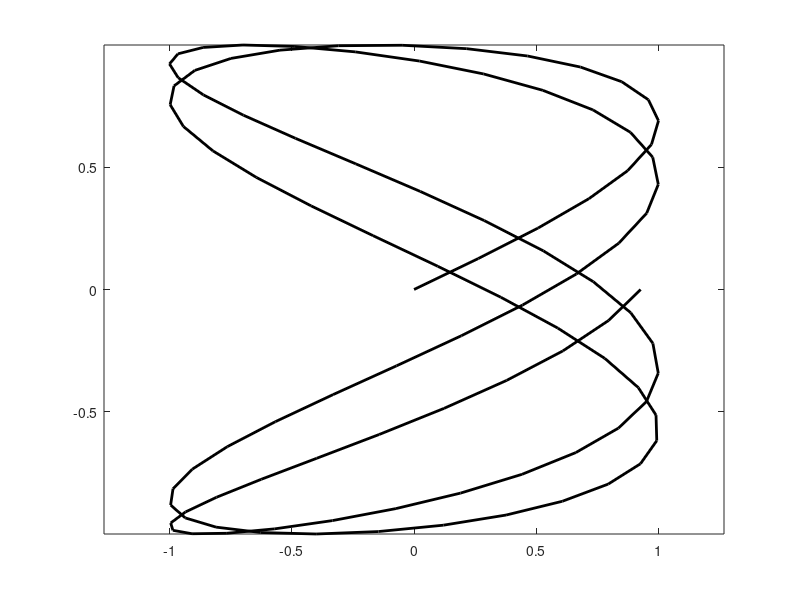

MATLAB code for this plot: (Note: this script raises an error after producing the figure.)
clear; clc; close all;
%% Problem 2(c)
a = 4; b = 2;
delta = pi/3;
n = 100;

t = linspace(0,2*pi,n);
x = sin(a*t*delta);
y = sin(b*t);

u = zeros(1,n-2);
v = zeros(1,n-2);
xy = [x; y];
diff = xy(:,2:end)-xy(:,1:end-1);

%%% YOUR CODE TO COMPUTE GRADIENT HERE %%%
%%% END HOMEWORK PROBLEM %%%

figure;
plot(x,y,'linewidth',2,'color','black'); hold on;
quiver(x(2:end-1),y(2:end-1),u,v,'linewidth',1,'color','red');
axis equal;

%% Problem 2(d)
%%% YOUR CODE TO COMPUTE KAPPA HERE %%%
%%% END HOMEWORK PROBLEM %%%

figure;
X = x(2:end-1);
Y = y(2:end-1);
Z = zeros(size(kappa));
surface([X;X],[Y;Y],[Z;Z],[kappa;kappa],...
    'edgecolor', 'interp', 'linewidth',2);
axis equal;
colorbar;

%% Problem 2(e)
t0 = 0;
t1 = pi*1.25;
nSamples = 100;
nSteps = 20;

% We provide a few examples of curves to try
%curveFunction = @(t) [(cos(t)-cos(3*t).^3); (sin(t)-sin(3*t).^3)]';
%curveFunction = @(t) [cos(t);sin(t)]';
curveFunction = @(t) [t;(t-t0).*(t1-t)]';
curve = curveFunction(linspace(t0,t1,nSamples));

% Time step
f = figure;
plt = plot(curve(:,1),curve(:,2),'k','linewidth',2);
axis equal;
for i=1:nSteps
    %%% YOUR CODE HERE TO PERFORM GRADIENT DESCENT %%%
    %%% END HOMEWORK PROBLEM %%%
    plt.XData = curve(:,1);
    plt.YData = curve(:,2);
    drawnow;
end

